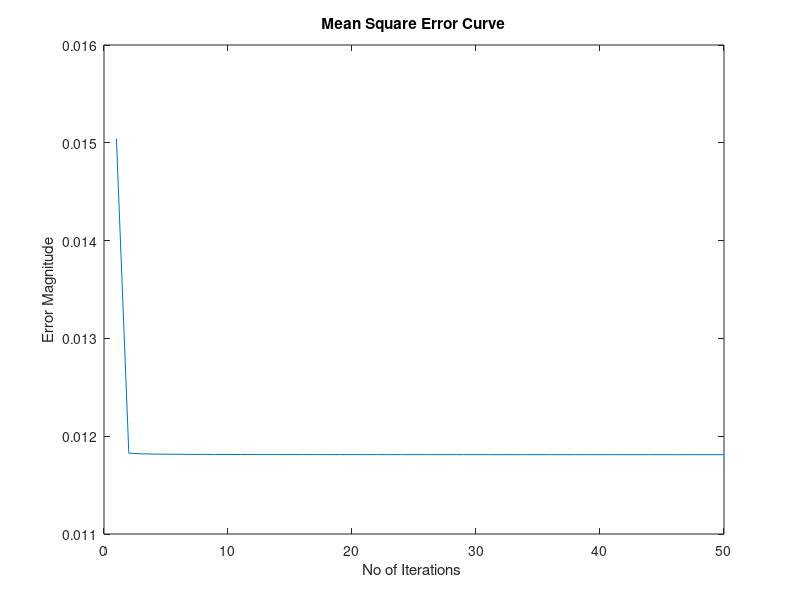
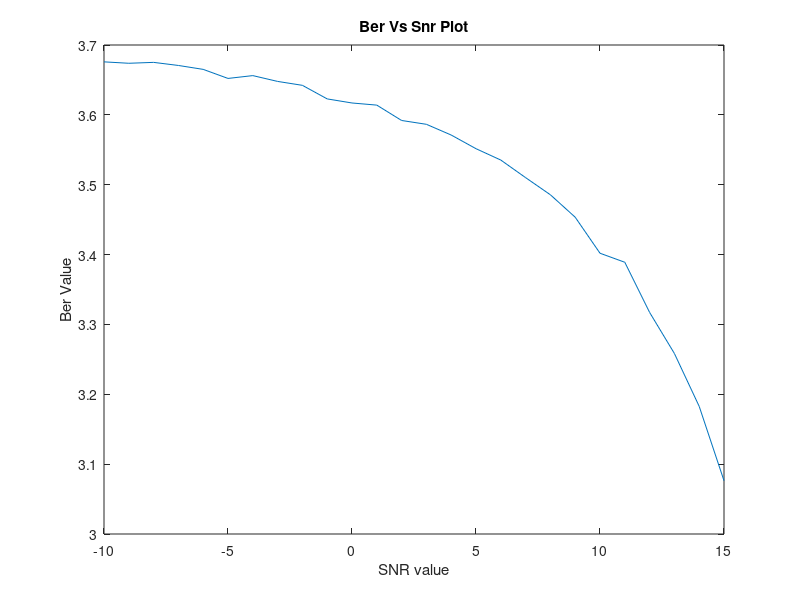
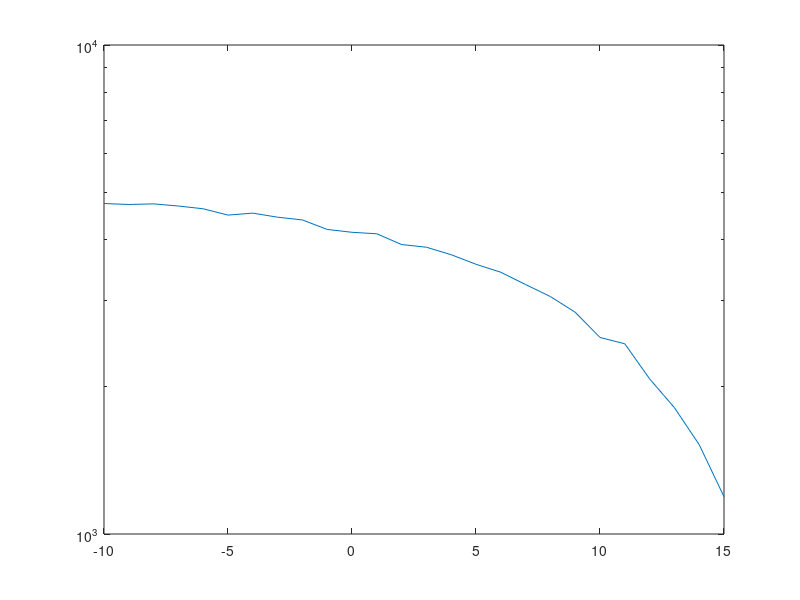

The MATLAB script that drew these images, in order:
tic
clear all
close all
clc
%% initialisation of program variables
mu=0.001;
ch=[0.2 0.3 1 0.3];
sn=20;
outer=50;
w=rand(1,4);
p       = 4;                % filter order
lambda  = 1.0;              % forgetting factor
laminv  = 1/lambda;
delta   = 1.0;              % initialization parameter

% Filter Initialization
% w       = zeros(p,1);     % filter coefficients
P       = delta*eye(p);     % input correlation matrix


%% initialisation of random input
N=2000;
ip=sign(randn(1,N));
% created 1 X N input random sequence
% created decisions
%% multiplication with channel coefficients
r(1,:)=ip.*ch(1,1);
r(2,:)=ip.*ch(1,2);
r(3,:)=ip.*ch(1,3);
r(4,:)=ip.*ch(1,4);
% created 4 X N input samples
%% noise addition
rn=awgn(r,sn);
%% Adaptation part with outer iteration and input as the averaged vector
for out=1:outer
    % multiplying with the filter coefficients in bulk
    fm1=rn(1,:);
    fm2=rn(2,:);
    fm3=rn(3,:);
    fm4=rn(4,:);
    % calculating the total in bulk
    fmt=fm1+fm2+fm3+fm4;
    % actual adaptive algorithm implementation in bulk
    for m = p:length(fmt)
        % Acquire chunk of data
        y = fmt(m:-1:m-p+1);
        % Error signal equation
        e(out,m) = ip(m)-w*(y');
        % Parameters for efficiency
        Pi = P*(y');
        % Filter gain vector update
        k = (Pi)/(lambda+y*Pi);
        % Inverse correlation matrix update
        P = (P - k*y*P)*laminv;
        % Filter coefficients adaption
        wtest2(m,1:4,out)=w;
        w = w + ((e(out,m)*k)');
        end
   ep(out)=mean((e(out,:)).^2);
end
w
figure
plot(ep);
title(' Mean Square Error Curve ');
xlabel('No of Iterations ');
ylabel('Error Magnitude');
%% ber plot part
N=10000;
new=sign(randn(1,N));
ctr=1;
 for sn=-10:1:15
     % multiplying with the channel gains
     rte(1,:)=new.*ch(1,1);
     rte(2,:)=new.*ch(1,2);  
     rte(3,:)=new.*ch(1,3);
     rte(4,:)=new.*ch(1,4);
     % addition of noise
     rnte=awgn(rte,sn);
     % multiplying with the filter gains
     fm1te=rnte(1,:).*w(1,1);
     fm2te=rnte(2,:).*w(1,2);
     fm3te=rnte(3,:).*w(1,3);
     fm4te=rnte(4,:).*w(1,4);
     % summing the individual delay elements
     fmte=fm1te+fm2te+fm3te+fm4te;
     tr=sign(fmte);
     ber=0;
     for i=1:length(new)
%         if(fmte(i) ~= new(i))
%             ber=ber+1;
%         end
          if(tr(i) ~= new(i))
              ber=ber+1;
          end
     end
     ber_t(ctr)=mean(ber);
     ctr=ctr+1;
 end
 xax=linspace(-10,15,26);
 figure
 plot(xax,log10(ber_t));
 title('Ber Vs Snr Plot');
 xlabel(' SNR value ');
 ylabel(' Ber Value ');
 figure
 semilogy(xax,ber_t);
 toc
